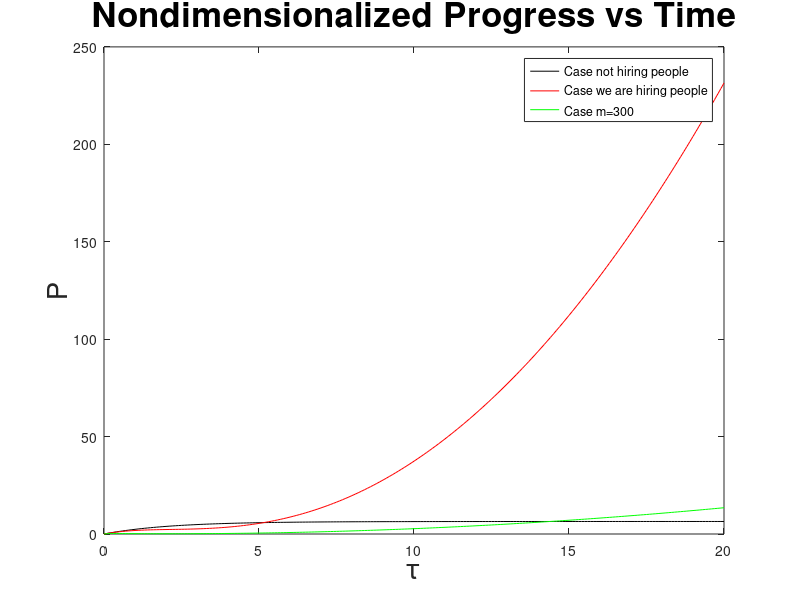

This chart was generated by the following MATLAB code:
close all;clear all;clc;



X = @(t) (r-s)*t + X0;
Y = @(t) ((s*r-s^2)/(2*k))*t^2 + (s/k)*X0*t + Y0;
% Case we are not hiring
r = 0;
s = 0;
k = 30;
l = 10;
m = 14;
X0 = 0;
Y0 = 3;

f = figure;
tspan = 0:0.1:20;
ode1 = @(t,y) [(r-s); (s/k)*y(1); y(2)-(m/k)*y(3)-(l/k)*y(1)];
[tout,yout] = ode45(ode1,tspan,[X0,Y0,0]);
plot(tout,yout(:,3),'k-');
hold on;

% Case we are hiring, half of the junior staff turn seniors.
r = 10;
s = 5;
k = 30;
l = 10;
m = 14;
X0 = 0;
Y0 = 3;

ode1 = @(t,y) [(r-s); (s/k)*y(1); y(2)-(m/k)*y(3)-(l/k)*y(1)];
[tout,yout] = ode45(ode1,tspan,[X0,Y0,0]);
plot(tout,yout(:,3),'r-');

% Case when m is really big
r = 10;
s = 5;
k = 30;
l = 10;
X0 = 0;
Y0 = 3;
m = 300;

ode1 = @(t,y) [(r-s); (s/k)*y(1); y(2)-(m/k)*y(3)-(l/k)*y(1)];
[tout,yout] = ode45(ode1,tspan,[X0,Y0,0]);
plot(tout,yout(:,3),'g-');

title('Nondimensionalized Progress vs Time','Fontsize',25);
ylabel('P','Fontsize',20);
xlabel('\tau','Fontsize',20);
legend('Case not hiring people','Case we are hiring people','Case m=300');

mkdir('..','images');
saveas(f, '../images/caseIII.png');